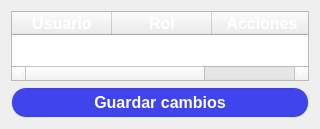
<?xml version="1.0" encoding="UTF-8"?>
<ui version="4.0">
 <class>SystemUsersPage</class>
 <widget class="QWidget" name="SystemUsersPage">
  <property name="geometry">
   <rect>
    <x>0</x>
    <y>0</y>
    <width>320</width>
    <height>129</height>
   </rect>
  </property>
  <property name="sizePolicy">
   <sizepolicy hsizetype="Expanding" vsizetype="Expanding">
    <horstretch>0</horstretch>
    <verstretch>0</verstretch>
   </sizepolicy>
  </property>
  <property name="windowTitle">
   <string>Lista de Usuarios</string>
  </property>
  <property name="styleSheet">
   <string notr="true">color:white;
</string>
  </property>
  <layout class="QGridLayout" name="gridLayout">
   <item row="0" column="0">
    <widget class="QTableWidget" name="userTableWidget">
     <property name="font">
      <font>
       <pointsize>10</pointsize>
      </font>
     </property>
     <property name="contextMenuPolicy">
      <enum>Qt::ContextMenuPolicy::DefaultContextMenu</enum>
     </property>
     <property name="styleSheet">
      <string notr="true">QTableWidget::item { padding: 5px; }</string>
     </property>
     <property name="sizeAdjustPolicy">
      <enum>QAbstractScrollArea::SizeAdjustPolicy::AdjustToContents</enum>
     </property>
     <property name="editTriggers">
      <set>QAbstractItemView::EditTrigger::CurrentChanged|QAbstractItemView::EditTrigger::DoubleClicked|QAbstractItemView::EditTrigger::EditKeyPressed|QAbstractItemView::EditTrigger::SelectedClicked</set>
     </property>
     <property name="tabKeyNavigation">
      <bool>false</bool>
     </property>
     <property name="selectionBehavior">
      <enum>QAbstractItemView::SelectionBehavior::SelectRows</enum>
     </property>
     <property name="horizontalScrollMode">
      <enum>QAbstractItemView::ScrollMode::ScrollPerItem</enum>
     </property>
     <property name="wordWrap">
      <bool>false</bool>
     </property>
     <property name="rowCount">
      <number>0</number>
     </property>
     <property name="columnCount">
      <number>3</number>
     </property>
     <attribute name="horizontalHeaderCascadingSectionResizes">
      <bool>true</bool>
     </attribute>
     <attribute name="horizontalHeaderMinimumSectionSize">
      <number>70</number>
     </attribute>
     <attribute name="horizontalHeaderShowSortIndicator" stdset="0">
      <bool>false</bool>
     </attribute>
     <attribute name="verticalHeaderMinimumSectionSize">
      <number>50</number>
     </attribute>
     <attribute name="verticalHeaderDefaultSectionSize">
      <number>60</number>
     </attribute>
     <column>
      <property name="text">
       <string>Usuario</string>
      </property>
      <property name="font">
       <font>
        <pointsize>12</pointsize>
        <bold>true</bold>
       </font>
      </property>
     </column>
     <column>
      <property name="text">
       <string>Rol</string>
      </property>
      <property name="font">
       <font>
        <pointsize>12</pointsize>
        <bold>true</bold>
       </font>
      </property>
     </column>
     <column>
      <property name="text">
       <string>Acciones</string>
      </property>
      <property name="font">
       <font>
        <pointsize>12</pointsize>
        <bold>true</bold>
       </font>
      </property>
     </column>
    </widget>
   </item>
   <item row="1" column="0">
    <widget class="Button" name="saveChanges_button">
     <property name="sizePolicy">
      <sizepolicy hsizetype="Expanding" vsizetype="Expanding">
       <horstretch>0</horstretch>
       <verstretch>0</verstretch>
      </sizepolicy>
     </property>
     <property name="minimumSize">
      <size>
       <width>200</width>
       <height>30</height>
      </size>
     </property>
     <property name="maximumSize">
      <size>
       <width>400</width>
       <height>45</height>
      </size>
     </property>
     <property name="font">
      <font>
       <pointsize>12</pointsize>
       <bold>true</bold>
      </font>
     </property>
     <property name="styleSheet">
      <string notr="true">QPushButton {
	border-radius: 15px;
	padding: 5px;
	background-color: rgb(64, 68, 237);
	color: white;
	border: 2px solid rgba(0, 0, 0, 10); /* Borde tenue */
}

QPushButton:hover {
  background-color: rgb(90, 90, 255);    /* Fondo al pasar el mouse */
  color: white;                /* Color del texto al pasar el mouse */
}

QPushButton:pressed {
  background-color: rgb(51, 55, 188)     /* Fondo al presionar */
  color: white;                /* Color del texto al presionar */
}

QPushButton:disabled {
  background-color: rgb(39, 39, 43);     /* Fondo deshabilitado */
  color: #7f8c8d;                /* Color del texto deshabilitado */
}

QPushButton:checked {
  background-color: #27ae60;     /* Fondo cuando está checkable y activado */
  color: #ecf0f1;        
}</string>
     </property>
     <property name="text">
      <string>Guardar cambios</string>
     </property>
    </widget>
   </item>
  </layout>
 </widget>
 <customwidgets>
  <customwidget>
   <class>Button</class>
   <extends>QPushButton</extends>
   <header>view/elements/button.h</header>
  </customwidget>
 </customwidgets>
 <resources/>
 <connections/>
</ui>
